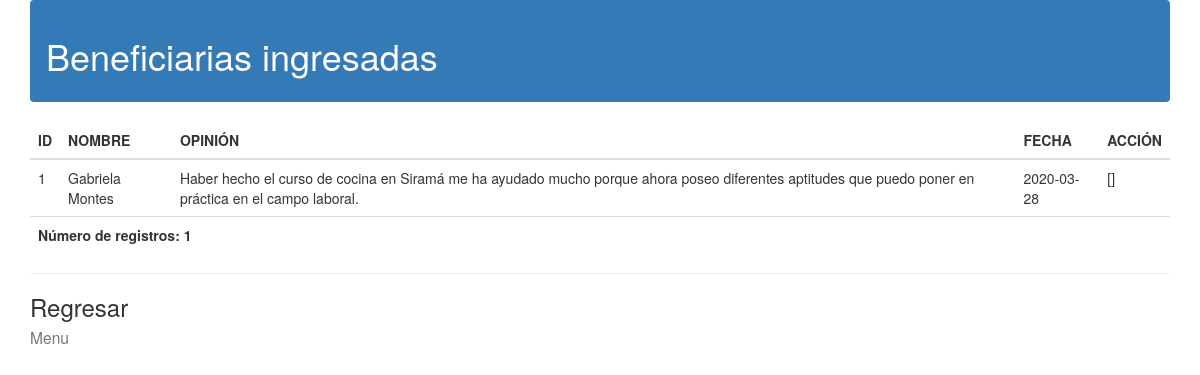
The app's page /Admin/CRUD_admin/Beneficiarias/mostrar_bene.php (signed in) with its own data.
### tables this page shows
CREATE TABLE IF NOT EXISTS `Beneficiarias` (
  `Id_Bene` int(5) NOT NULL,
  `Nombre` varchar(50) NOT NULL,
  `Opinion` varchar(1500) NOT NULL,
  `Fecha` date NOT NULL,
  PRIMARY KEY (`Id_Bene`)
);

### Admin/CRUD_admin/Beneficiarias/mostrar_bene.php (the view, shortened to what this page needs)
<!DOCTYPE html>
	<html lang="es">
		<head>
			<link href = "//maxcdn.bootstrapcdn.com/bootstrap/3.3.0/css/bootstrap.min.css" rel = "stylesheet" id ="bootstrap-css" >
		</head>
		<header>
			<nav class = "navbar navbar-dark bg-primary" >
			<span class = "navbar-text" >
			<h1> Beneficiarias ingresadas </h1>
			</span>
			</nav>
		</header>
		<body class="container">
			<?php
					@$db = new mysqli('localhost','root','','sirama', '3308');
				$db->set_charset( "utf8" );
				$consulta = " SELECT * FROM beneficiarias ORDER BY Id_Bene";
				$resultc = $db->query($consulta);
				$num_results = $resultc->num_rows;
				echo "<table class='table'>
				<colgroup>
				<col class=\"idbene\">
				</colgroup>
				<colgroup>
				<col class=\"name\">
				</colgroup>
				<colgroup>
				<col class=\"opini\">
				</colgroup>
				<colgroup>
				<col class=\"fecha\">
				</colgroup>
				<colgroup>
				<col class=\"action\">
				</colgroup>
				<thead>
				<tr id=\"theader\">
				<th>ID</th>
				<th>NOMBRE</th>
				<th>OPINIÓN</th>
				<th>FECHA</th>
				<th>ACCIÓN</th>
				</tr>
				</thead>
				<tbody>";
				while ($row = $resultc->fetch_assoc()) {
				echo "<tr class=\"normal\"onmouseover=\"this.className='selected'\" onmouseout=\"this.className='normal'\">";
				echo "<td scope='col'>";
				echo "" . $row[ 'Id_Bene' ] . "";
				echo "</td><td scope='col'>";
				echo "" . stripslashes($row[ 'Nombre' ]) . "";
				echo "</td><td scope='col'>";
				echo "" . stripslashes($row[ 'Opinion' ]) . "";
				echo "</td><td scope='col'>";
				echo "" . $row[ 'Fecha' ];
				echo "</td><td scope='col'>";
				echo "[<a href=\"" . $_GET[ 'opc' ] . ".php?id=" .
				$row[ 'Id_Bene' ] . "\">";
				echo "</a>]";
				echo "</td></tr>";
				}
				echo "</tbody>";
				echo "<tfoot>";
				echo "<tr id=\"tfooter\">";
				echo "<th colspan=\"9\">";
				echo "Número de registros: " . $num_results . "";
				echo "</th>";
				echo "</tr>";
				echo "</tfoot>";
				echo "</table>";
				?>
				<hr class = "d-lg-none divider" >
				<a href = "Opciones_Bene.php" class = "d-block h3
				font-weight-normal" > Regresar <br>
				<small class = "d-block text-muted
				text-small" > Menu </small>
				</a>
		</body>
	</html>

### records on screen
beneficiarias: Id_Bene "1", Nombre "Gabriela Montes", Opinion "Haber hecho el curso de cocina en Siramá me ha ayudado mucho porque ahora poseo diferentes aptitudes que puedo poner en práctica en el campo laboral.", Fecha "2020-03-28"

### other values on screen
$num_results "1"
